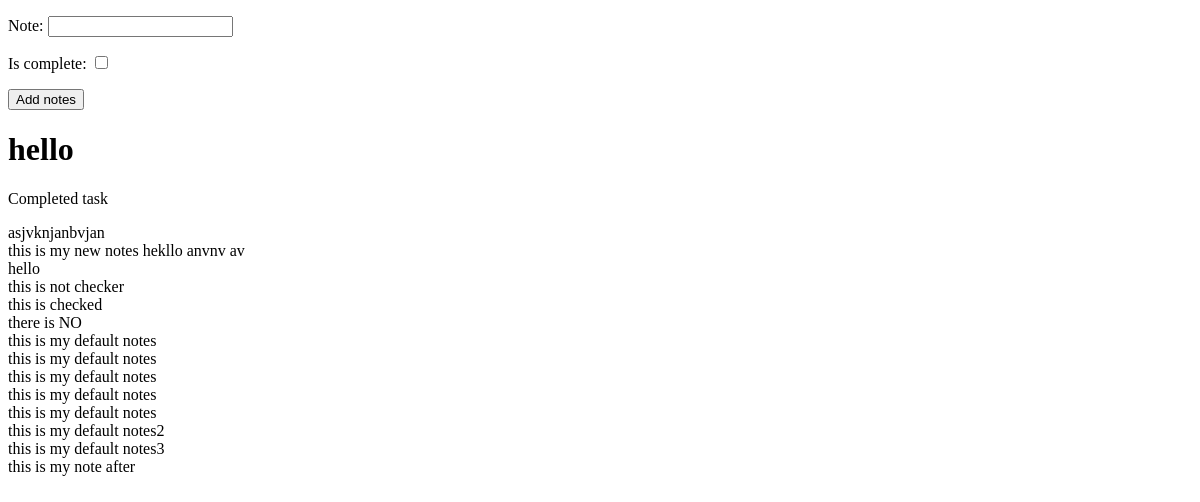
Before: / with the older database file.
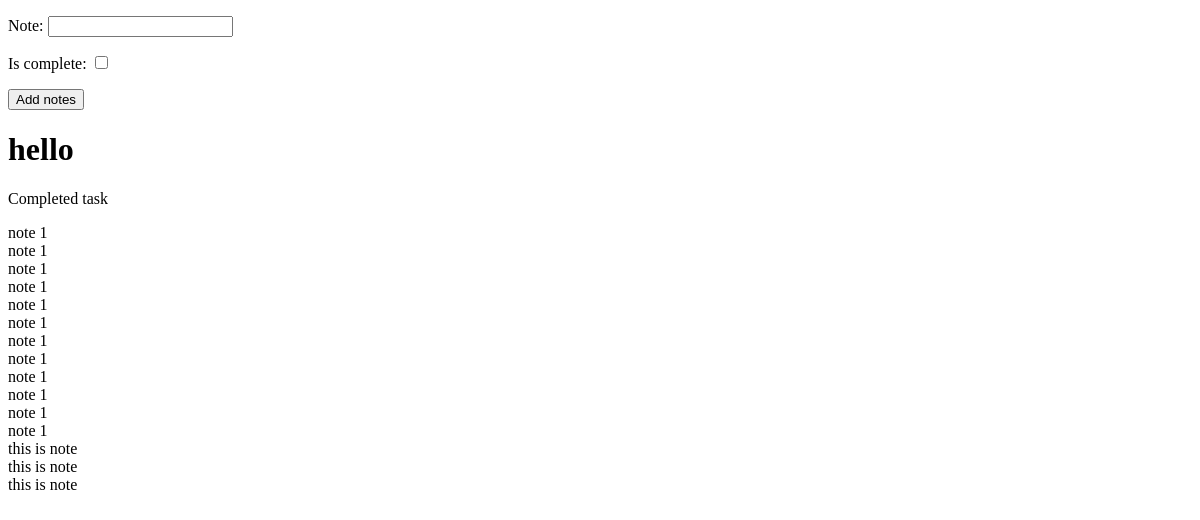
After: the same page with the newer database file.
### todoss/models.py (models this page shows, shortened)
class Notes_model(models.Model):
    note = models.TextField(max_length=200)
    created = models.DateTimeField(auto_now_add=True)
    is_complete = models.BooleanField(default=False)

### todoss/views.py (the view)
# urls.py: path('',new_note_creation,name="note"),
def new_note_creation(request):
    mymodel = Notes_model.objects.all()
    completed_task = Notes_model.objects.filter(is_complete=True)
    incomplete_task = Notes_model.objects.filter(is_complete=False)
    if request.method == 'POST':
        form = newnote(request.POST)
        if form.is_valid():
            form.save()  # Save the form data
            print("Note created")
        else:
            print("Note not created")
    else:
        form = newnote()
    return render(request, 'home.html', {'form': form,
                                         'mymodel': mymodel,
                                         'completed_task' : completed_task,
                                         'incomplete_task':incomplete_task})

### todoss/forms.py
class newnote(forms.ModelForm):
    note  = forms.CharField(max_length=200, required=True)
    is_complete = forms.BooleanField(required=False)
    class Meta:
        model = Notes_model
        fields = ['note','is_complete']

### templates/home.html (shortened to what this page needs)
<!DOCTYPE html>
<html>
<head>
</head>
<body>
<form method="post" action=".">
    {{ form.as_p }}
    <input type="submit" name="addnote" value="Add notes" />
</form>
<h1>hello</h1>
<p>Completed task</p>
{% for y in completed_task %}
      {{ y.note|truncatewords:10}}<br>
{% endfor %}
</body>
</html>

Changed rows visible on the page:
removed Notes_model: note "asjvknjanbvjan"
removed Notes_model: note "this is my new notes hekllo anvnv av"
removed Notes_model: note "hello"
removed Notes_model: note "this is not checker"
removed Notes_model: note "this is checked"
removed Notes_model: note "there is NO"
removed Notes_model: note "this is my default notes"
removed Notes_model: note "this is my default notes"
removed Notes_model: note "this is my default notes"
removed Notes_model: note "this is my default notes"
removed Notes_model: note "this is my default notes"
removed Notes_model: note "this is my default notes2"
removed Notes_model: note "this is my default notes3"
removed Notes_model: note "this is my note after"
added Notes_model: note "note 1"
added Notes_model: note "note 1"
added Notes_model: note "note 1"
added Notes_model: note "note 1"
added Notes_model: note "note 1"
added Notes_model: note "note 1"
added Notes_model: note "note 1"
added Notes_model: note "note 1"
added Notes_model: note "note 1"
added Notes_model: note "note 1"
added Notes_model: note "note 1"
added Notes_model: note "note 1"
added Notes_model: note "this is note"
added Notes_model: note "this is note"
added Notes_model: note "this is note"
